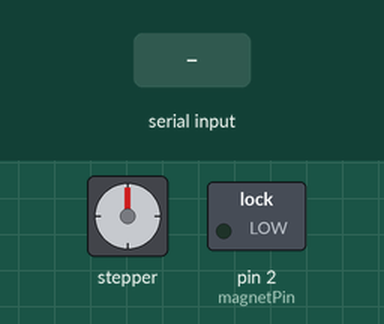
Simulated run of this sketch. Board: Arduino Uno, built with avr-gcc and run on an emulated ATmega328P. Parts: stepper motor, switched loads named in the sketch (green lamp = pin HIGH). Inputs (shaded band) come from the test bench. Stepper angles assume 500 steps per turn.

Above: at 1.2 s.
1.3 s: "c90\n" received over Serial
At 2.45 s:
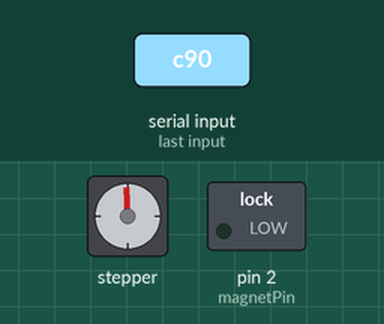
At 3.07 s:
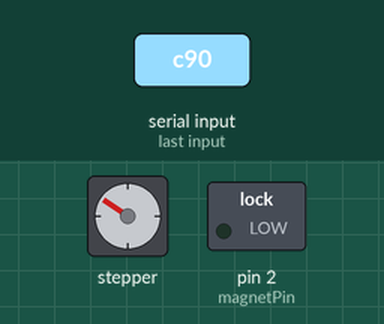
7.3 s: "a90\n" received over Serial
At 9.9 s:
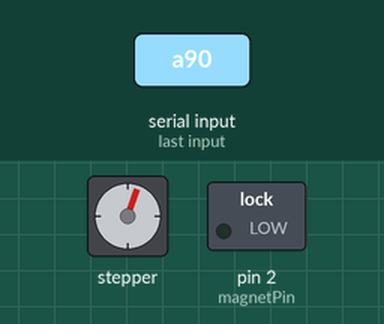
Timing chart, 0 to 15.1 s (numbered marks = the images above; inputs shaded):
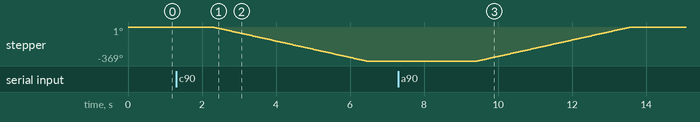

The sketch:

sketch_aug27b.ino
```cpp
/*
   Referência
   https://www.filipeflop.com/blog/controlando-um-motor-de-passo-5v-com-arduino/
*/

#include <Stepper.h>

const int magnetPin = 2;
const int stepsPerRevolution = 500;

Stepper stepper1(stepsPerRevolution, 3, 5, 4, 6);
Stepper stepper2(stepsPerRevolution, 8, 10, 9, 11);

void setup()
{
  pinMode(magnetPin, OUTPUT);
  Serial.begin(9600);
  stepper1.setSpeed(15);
  stepper2.setSpeed(15);
}

void loop()
{

  if (Serial.available()) {
    String data = Serial.readString();
    if (data[0] == 'm') {
      digitalWrite(magnetPin, data[1] == '1' ? HIGH : LOW);
    }
    else {
      int grades = data.substring(1).toInt();
      grades = (grades / 360.0) * 2048.0;
      if (data[0] == 'c') {
        stepper1.step(grades * -1);
        delay(2000);
      }
      else if (data[0] == 'a') {
        stepper1.step(grades  *1);
        delay(2000);
      }
      else if (data[0] == 'b') {
        stepper2.step(grades * -1);
        delay(2000);
      }
      else if (data[0] == 'd') {
        stepper2.step(grades  *1);
        delay(2000);
      }
    }
  }

}
```

Measured:
- after the input at 1.3 s, stepper: turns 369° counter-clockwise in 4.1 s, starting after 1.0 s
- after the input at 7.3 s, stepper: turns 369° clockwise in 4.1 s, starting after 2.1 s
